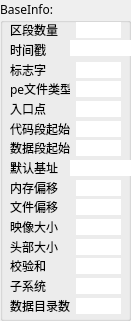
      <widget class="QGroupBox" name="groupBox_2">
       <property name="geometry">
        <rect>
         <x>0</x>
         <y>20</y>
         <width>131</width>
         <height>321</height>
        </rect>
       </property>
       <property name="font">
        <font>
         <family>隶书</family>
        </font>
       </property>
       <property name="title">
        <string>BaseInfo:</string>
       </property>
       <widget class="QLineEdit" name="lineEdit_3">
        <property name="geometry">
         <rect>
          <x>76</x>
          <y>22</y>
          <width>45</width>
          <height>16</height>
         </rect>
        </property>
        <property name="frame">
         <bool>false</bool>
        </property>
       </widget>
       <widget class="QLabel" name="label_3">
        <property name="geometry">
         <rect>
          <x>10</x>
          <y>101</y>
          <width>36</width>
          <height>16</height>
         </rect>
        </property>
        <property name="text">
         <string>入口点</string>
        </property>
       </widget>
       <widget class="QLabel" name="label_4">
        <property name="geometry">
         <rect>
          <x>10</x>
          <y>160</y>
          <width>48</width>
          <height>16</height>
         </rect>
        </property>
        <property name="text">
         <string>默认基址</string>
        </property>
       </widget>
       <widget class="QLabel" name="label_5">
        <property name="geometry">
         <rect>
          <x>10</x>
          <y>22</y>
          <width>48</width>
          <height>16</height>
         </rect>
        </property>
        <property name="text">
         <string>区段数量</string>
        </property>
       </widget>
       <widget class="QLabel" name="label_6">
        <property name="geometry">
         <rect>
          <x>10</x>
          <y>121</y>
          <width>60</width>
          <height>16</height>
         </rect>
        </property>
        <property name="text">
         <string>代码段起始</string>
        </property>
       </widget>
       <widget class="QLabel" name="label_7">
        <property name="geometry">
         <rect>
          <x>10</x>
          <y>140</y>
          <width>60</width>
          <height>16</height>
         </rect>
        </property>
        <property name="text">
         <string>数据段起始</string>
        </property>
       </widget>
       <widget class="QLabel" name="label_8">
        <property name="geometry">
         <rect>
          <x>10</x>
          <y>298</y>
          <width>60</width>
          <height>16</height>
         </rect>
        </property>
        <property name="text">
         <string>数据目录数</string>
        </property>
       </widget>
       <widget class="QLabel" name="label_9">
        <property name="geometry">
         <rect>
          <x>10</x>
          <y>219</y>
          <width>48</width>
          <height>16</height>
         </rect>
        </property>
        <property name="text">
         <string>映像大小</string>
        </property>
       </widget>
       <widget class="QLabel" name="label_10">
        <property name="geometry">
         <rect>
          <x>10</x>
          <y>239</y>
          <width>48</width>
          <height>16</height>
         </rect>
        </property>
        <property name="text">
         <string>头部大小</string>
        </property>
       </widget>
       <widget class="QLabel" name="label_11">
        <property name="geometry">
         <rect>
          <x>10</x>
          <y>81</y>
          <width>60</width>
          <height>16</height>
         </rect>
        </property>
        <property name="text">
         <string>pe文件类型</string>
        </property>
       </widget>
       <widget class="QLabel" name="label_12">
        <property name="geometry">
         <rect>
          <x>10</x>
          <y>62</y>
          <width>36</width>
          <height>16</height>
         </rect>
        </property>
        <property name="text">
         <string>标志字</string>
        </property>
       </widget>
       <widget class="QLabel" name="label_13">
        <property name="geometry">
         <rect>
          <x>10</x>
          <y>180</y>
          <width>48</width>
          <height>16</height>
         </rect>
        </property>
        <property name="text">
         <string>内存偏移</string>
        </property>
       </widget>
       <widget class="QLabel" name="label_14">
        <property name="geometry">
         <rect>
          <x>10</x>
          <y>199</y>
          <width>48</width>
          <height>16</height>
         </rect>
        </property>
        <property name="text">
         <string>文件偏移</string>
        </property>
       </widget>
       <widget class="QLabel" name="label_15">
        <property name="geometry">
         <rect>
          <x>10</x>
          <y>258</y>
          <width>36</width>
          <height>16</height>
         </rect>
        </property>
        <property name="text">
         <string>校验和</string>
        </property>
       </widget>
       <widget class="QLabel" name="label_16">
        <property name="geometry">
         <rect>
          <x>10</x>
          <y>42</y>
          <width>36</width>
          <height>16</height>
         </rect>
        </property>
        <property name="text">
         <string>时间戳</string>
        </property>
       </widget>
       <widget class="QLabel" name="label_17">
        <property name="geometry">
         <rect>
          <x>10</x>
          <y>278</y>
          <width>36</width>
          <height>16</height>
         </rect>
        </property>
        <property name="text">
         <string>子系统</string>
        </property>
       </widget>
       <widget class="QLineEdit" name="lineEdit_4">
        <property name="geometry">
         <rect>
          <x>70</x>
          <y>40</y>
          <width>61</width>
          <height>16</height>
         </rect>
        </property>
        <property name="frame">
         <bool>false</bool>
        </property>
       </widget>
       <widget class="QLineEdit" name="lineEdit_5">
        <property name="geometry">
         <rect>
          <x>76</x>
          <y>62</y>
          <width>45</width>
          <height>16</height>
         </rect>
        </property>
        <property name="frame">
         <bool>false</bool>
        </property>
       </widget>
       <widget class="QLineEdit" name="lineEdit_6">
        <property name="geometry">
         <rect>
          <x>76</x>
          <y>81</y>
          <width>45</width>
          <height>16</height>
         </rect>
        </property>
        <property name="frame">
         <bool>false</bool>
        </property>
       </widget>
       <widget class="QLineEdit" name="lineEdit_7">
        <property name="geometry">
         <rect>
          <x>76</x>
          <y>101</y>
          <width>45</width>
          <height>16</height>
         </rect>
        </property>
        <property name="frame">
         <bool>false</bool>
        </property>
       </widget>
       <widget class="QLineEdit" name="lineEdit_8">
        <property name="geometry">
         <rect>
          <x>76</x>
          <y>121</y>
          <width>45</width>
          <height>16</height>
         </rect>
        </property>
        <property name="frame">
         <bool>false</bool>
        </property>
       </widget>
       <widget class="QLineEdit" name="lineEdit_9">
        <property name="geometry">
         <rect>
          <x>76</x>
          <y>140</y>
          <width>45</width>
          <height>16</height>
         </rect>
        </property>
        <property name="frame">
         <bool>false</bool>
        </property>
       </widget>
       <widget class="QLineEdit" name="lineEdit_10">
        <property name="geometry">
         <rect>
          <x>70</x>
          <y>160</y>
          <width>61</width>
          <height>16</height>
         </rect>
        </property>
        <property name="frame">
         <bool>false</bool>
        </property>
       </widget>
       <widget class="QLineEdit" name="lineEdit_11">
        <property name="geometry">
         <rect>
          <x>76</x>
          <y>180</y>
          <width>45</width>
          <height>16</height>
         </rect>
        </property>
        <property name="frame">
         <bool>false</bool>
        </property>
       </widget>
       <widget class="QLineEdit" name="lineEdit_12">
        <property name="geometry">
         <rect>
          <x>76</x>
          <y>199</y>
          <width>45</width>
          <height>16</height>
         </rect>
        </property>
        <property name="frame">
         <bool>false</bool>
        </property>
       </widget>
       <widget class="QLineEdit" name="lineEdit_13">
        <property name="geometry">
         <rect>
          <x>76</x>
          <y>219</y>
          <width>45</width>
          <height>16</height>
         </rect>
        </property>
        <property name="frame">
         <bool>false</bool>
        </property>
       </widget>
       <widget class="QLineEdit" name="lineEdit_14">
        <property name="geometry">
         <rect>
          <x>76</x>
          <y>239</y>
          <width>45</width>
          <height>16</height>
         </rect>
        </property>
        <property name="frame">
         <bool>false</bool>
        </property>
       </widget>
       <widget class="QLineEdit" name="lineEdit_15">
        <property name="geometry">
         <rect>
          <x>76</x>
          <y>258</y>
          <width>45</width>
          <height>16</height>
         </rect>
        </property>
        <property name="frame">
         <bool>false</bool>
        </property>
       </widget>
       <widget class="QLineEdit" name="lineEdit_16">
        <property name="geometry">
         <rect>
          <x>76</x>
          <y>278</y>
          <width>45</width>
          <height>16</height>
         </rect>
        </property>
        <property name="frame">
         <bool>false</bool>
        </property>
       </widget>
       <widget class="QLineEdit" name="lineEdit_17">
        <property name="geometry">
         <rect>
          <x>76</x>
          <y>298</y>
          <width>45</width>
          <height>16</height>
         </rect>
        </property>
        <property name="frame">
         <bool>false</bool>
        </property>
       </widget>
      </widget>
